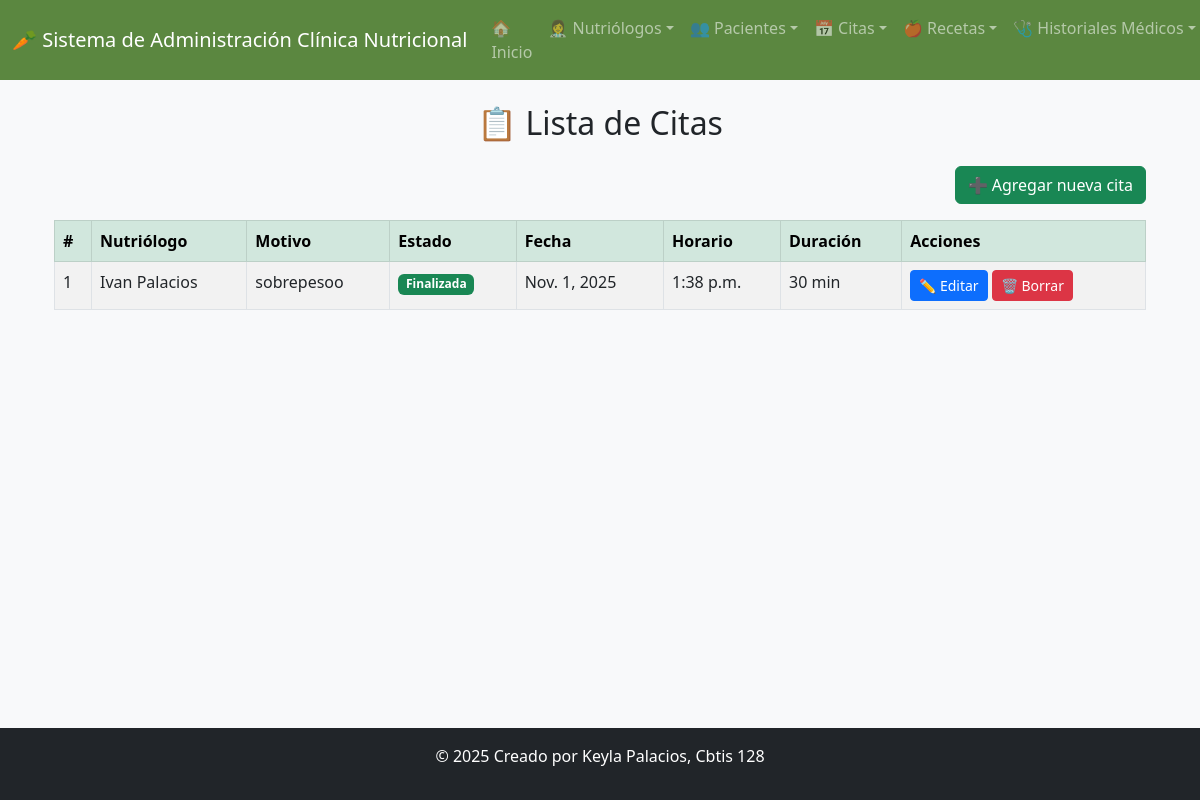
Before: /ver_citas/ with the older database file.
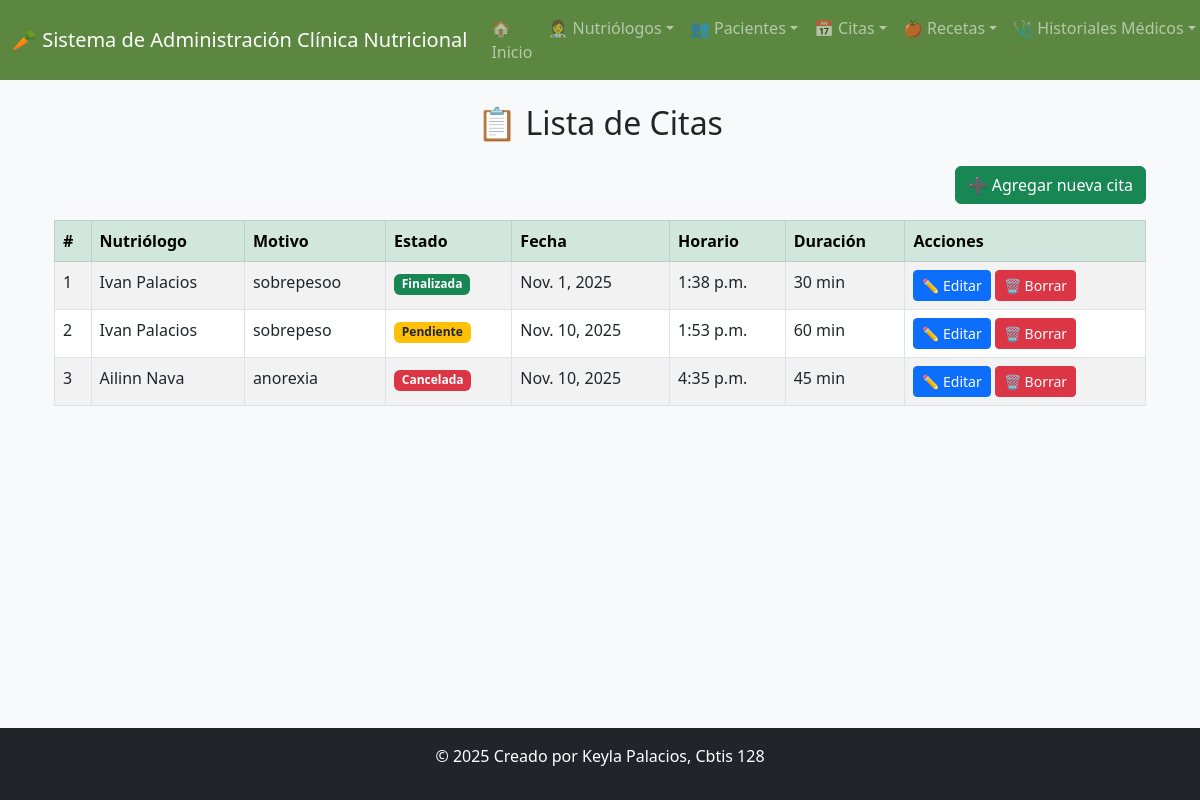
After: the same page with the newer database file.
### app_clinicanutricional/models.py (models this page shows, shortened)
class Cita(models.Model):
    fecha = models.DateField()
    horario = models.TimeField()
    motivo = models.CharField(max_length=200)
    estado = models.CharField(
        max_length=50,
        choices=[
            ('pendiente', 'Pendiente'),
            ('confirmada', 'Confirmada'),
            ('cancelada', 'Cancelada'),
            ('finalizada', 'Finalizada'),
        ]
    )
    observaciones = models.TextField(blank=True, null=True)
    duracion = models.PositiveIntegerField(help_text="Duración en minutos")
    id_nut = models.ForeignKey(
        Nutriologo,
        on_delete=models.CASCADE,
        related_name='citas'
    )
    id_paciente = models.ForeignKey(
        Paciente,
        on_delete=models.CASCADE,
        related_name='citas'
    )
    class Meta:
        verbose_name = "Cita"
        verbose_name_plural = "Citas"

class Nutriologo(models.Model):
    nombre = models.CharField(max_length=50)
    apellido = models.CharField(max_length=50)
    correo = models.EmailField(unique=True)
    direccion = models.CharField(max_length=100)
    telefono = models.CharField(max_length=10)
    experiencia = models.PositiveIntegerField(help_text="Años de experiencia")
    especialidad = models.CharField(max_length=100)
    class Meta:
        verbose_name = "Nutriólogo"
        verbose_name_plural = "Nutriólogos"

### app_clinicanutricional/views.py (the view)
# urls.py: path('ver_citas/', views.ver_citas, name='ver_citas'),
def ver_citas(request):
    citas = Cita.objects.select_related('id_paciente', 'id_nut').all()
    return render(request, 'citas/ver_citas.html', {'citas': citas})

### app_clinicanutricional/templates/citas/ver_citas.html
{% extends 'base.html' %}
{% block content %}
<div class="container mt-4">
    <h2 class="text-center mb-4">📋 Lista de Citas</h2>
    <div class="text-end mb-3">
        <a href="{% url 'agregar_cita' %}" class="btn btn-success">➕ Agregar nueva cita</a>
    </div>
    <table class="table table-bordered table-striped">
        <thead class="table-success">
            <tr>
                <th>#</th>
                <th>Nutriólogo</th>
                <th>Motivo</th>
                <th>Estado</th>
                <th>Fecha</th>
                <th>Horario</th>
                <th>Duración</th>
                <th>Acciones</th>
            </tr>
        </thead>
        <tbody>
            {% for cita in citas %}
            <tr>
                <td>{{ forloop.counter }}</td>
                <td>{{ cita.id_nut.nombre }} {{ cita.id_nut.apellido }}</td>
                <td>{{ cita.motivo }}</td>
                <td>
                    {% if cita.estado == "pendiente" %}
                        <span class="badge bg-warning text-dark">Pendiente</span>
                    {% elif cita.estado == "confirmada" %}
                        <span class="badge bg-primary">Confirmada</span>
                    {% elif cita.estado == "cancelada" %}
                        <span class="badge bg-danger">Cancelada</span>
                    {% elif cita.estado == "finalizada" %}
                        <span class="badge bg-success">Finalizada</span>
                    {% else %}
                        <span class="badge bg-secondary">{{ cita.estado }}</span>
                    {% endif %}
                </td>
                <td>{{ cita.fecha }}</td>
                <td>{{ cita.horario }}</td>
                <td>{{ cita.duracion }} min</td>
                <td>
                    <a href="{% url 'actualizar_cita' cita.id %}" class="btn btn-sm btn-primary">✏️ Editar</a>
                    <a href="{% url 'borrar_cita' cita.id %}" class="btn btn-sm btn-danger">🗑️ Borrar</a>
                </td>
            </tr>
            {% empty %}
            <tr>
                <td colspan="8" class="text-center text-muted">No hay citas registradas aún.</td>
            </tr>
            {% endfor %}
        </tbody>
    </table>
</div>
{% endblock %}

### app_clinicanutricional/templates/base.html (shortened to what this page needs)
<!DOCTYPE html>
<html lang="es">
<head>
    <link href="https://cdn.jsdelivr.net/npm/bootstrap@5.3.0/dist/css/bootstrap.min.css" rel="stylesheet">
</head>
<body class="bg-light">
    {% include 'navbar.html' %}
    <main class="container mt-4">
        {% block content %}{% endblock %}
    </main>
    {% include 'footer.html' %}
</body>
</html>

### app_clinicanutricional/templates/navbar.html (shortened to what this page needs)
<nav class="navbar navbar-expand-lg navbar-dark" style="background-color:#5b8740;">
  <div class="container-fluid">
    <a class="navbar-brand" href="/">🥕 Sistema de Administración Clínica Nutricional</a>
    <div class="collapse navbar-collapse" id="navMenu">
      <ul class="navbar-nav ms-auto">
        <li class="nav-item">
          <a class="nav-link" href="/">🏠 Inicio</a>
        </li>
        <li class="nav-item dropdown">
          <a class="nav-link dropdown-toggle" href="#" data-bs-toggle="dropdown">👩‍⚕️ Nutriólogos</a>
        </li>
        <li class="nav-item dropdown">
          <a class="nav-link dropdown-toggle" href="#" data-bs-toggle="dropdown">👥 Pacientes</a>
        </li>
        <li class="nav-item dropdown">
          <a class="nav-link dropdown-toggle" href="#" data-bs-toggle="dropdown">📅 Citas</a>
        </li>
        <li class="nav-item dropdown">
          <a class="nav-link dropdown-toggle" href="#" data-bs-toggle="dropdown">🍎 Recetas</a>
        </li>
        <li class="nav-item dropdown">
          <a class="nav-link dropdown-toggle" href="#" data-bs-toggle="dropdown">🩺 Historiales Médicos</a>
        </li>
      </ul>
    </div>
  </div>
</nav>

### app_clinicanutricional/templates/footer.html (shortened to what this page needs)
<footer class="bg-dark text-white text-center py-3 fixed-bottom">
    <p>© <span id="anio"></span> Creado por Keyla Palacios, Cbtis 128</p>
</footer>

Changed rows visible on the page:
added Cita: id_nut.nombre "Ivan", id_nut.apellido "Palacios", motivo "sobrepeso", estado "Pendiente", fecha "Nov. 10, 2025", horario "1:53 p.m.", duracion "60"
added Cita: id_nut.nombre "Ailinn", id_nut.apellido "Nava", motivo "anorexia", estado "Cancelada", fecha "Nov. 10, 2025", horario "4:35 p.m.", duracion "45"
